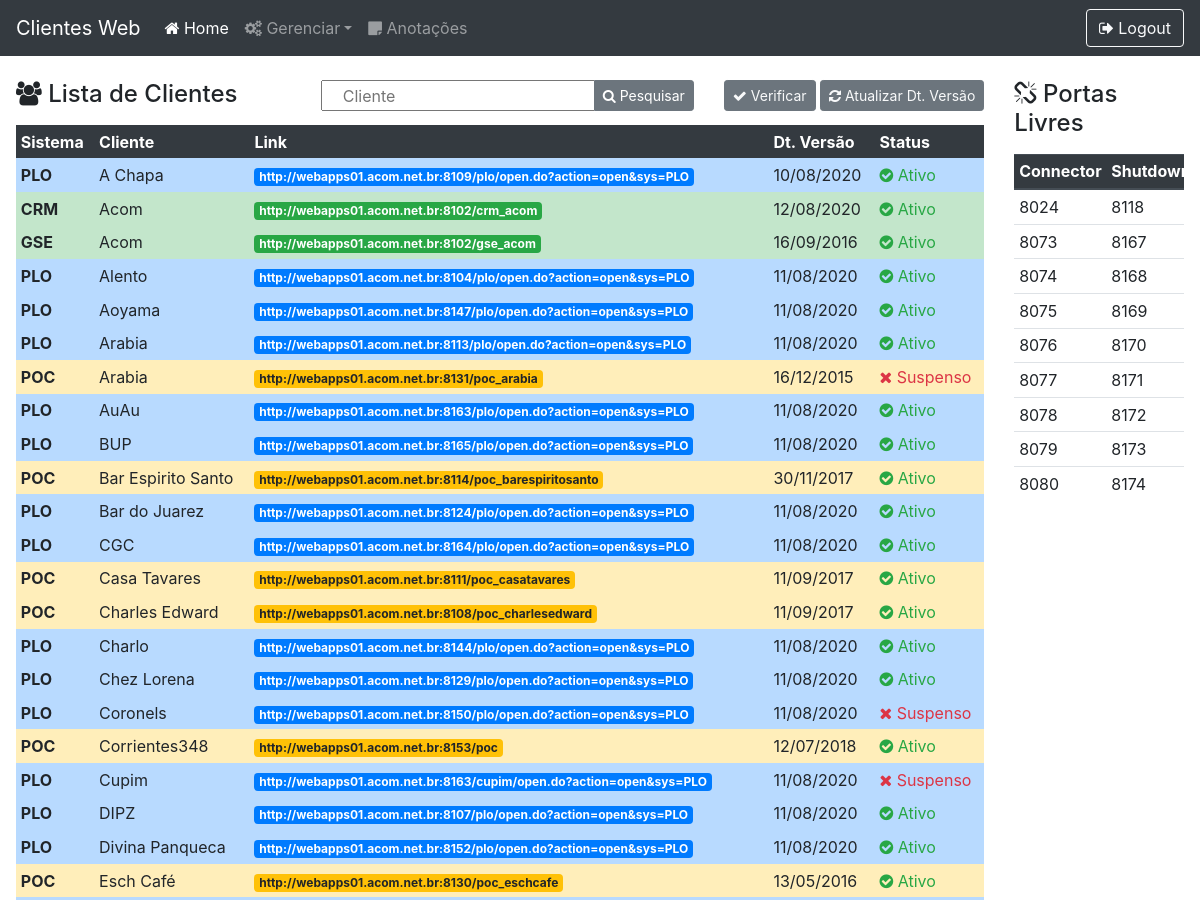
The app's page / (signed in, upper part), older data.
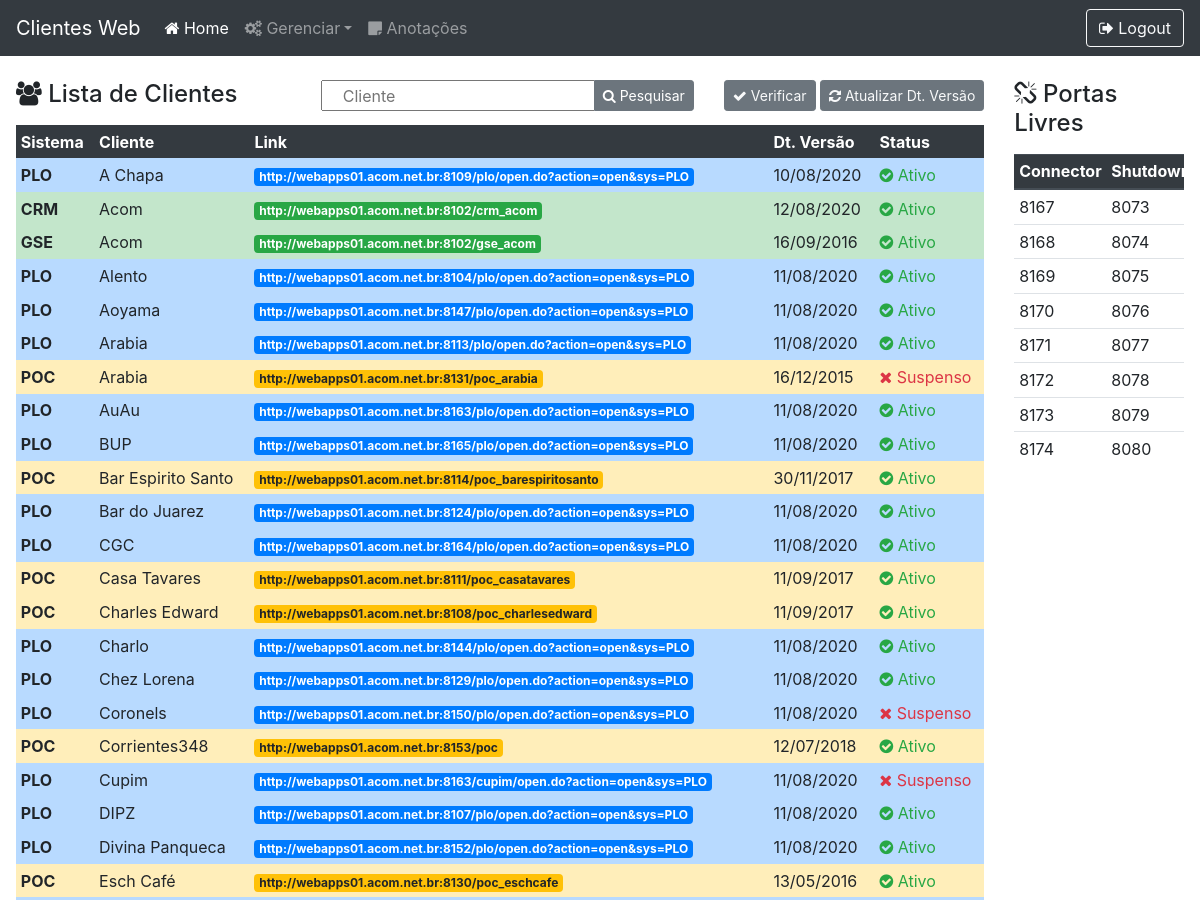
The same page, newer data.
### core/models.py (models this page shows, shortened)
class Client(models.Model):
    STATUS = (
        ("1", "Ativo"),
        ("2", "Suspenso"),
        ("3", "Com Erro")
    )
    name = models.CharField('Name', max_length=100)
    link = models.CharField('Link', max_length=100)
    port = models.ForeignKey(Port, on_delete=models.CASCADE, limit_choices_to={'status': 1})
    system = models.ForeignKey(System, on_delete=models.CASCADE, default=1)
    version = models.DateField('Version')
    status = models.CharField('Status', choices=STATUS, max_length=1, default='1')

class System(models.Model):
    initials = models.CharField('Initials', max_length=3)
    name = models.CharField('Name', max_length=100)

class Port(models.Model):
    STATUS = (
        (1, "Livre"),
        (2, "Em Uso")
    )
    connector = models.IntegerField('Connector Port')
    shutdown = models.IntegerField('Shutdown Port')
    status = models.IntegerField('Status', choices=STATUS, default=1)
    server = models.ForeignKey(Server, on_delete=models.CASCADE, null=True)

### core/views.py (the view)
# urls.py: path('', index, name='index'),
def index(request):
    if str(request.user) != 'AnonymousUser':
        context = {
            'clients': Client.objects.all().order_by('name'),
            'ports': Port.objects.filter(status=1).order_by('connector'),
            'form': SearchForm()
        }
        if str(request.method) == 'POST':
            context['form'] = SearchForm(request.POST)
            if context['form'].is_valid():
                search = context['form'].data['search']
                context['clients'] = Client.objects.filter(name__icontains=search).order_by('name')
                return render(request, 'index.html', context)
            else:
                return render(request, 'index.html', context)
        else:
            return render(request, 'index.html', context)
    else:
        return loginUser(request)

### core/forms.py
class SearchForm(forms.Form):
    search = forms.CharField(max_length=300, required=False, widget=forms.TextInput(attrs={'placeholder': 'Cliente'}))

### core/templatetags/custom_filters.py (called while the page is built)
@register.filter(name='addclass')
def addclass(value, arg):
    return value.as_widget(attrs={'class': arg})

### core/templates/index.html (shortened to what the changed rows need)
{% load static %}
{% load custom_filters %}
<!DOCTYPE html>
<html lang="pt-br">
<head>
    <link rel="stylesheet" href="{% static 'css/style.css' %}">
    <link rel="stylesheet" href="https://cdnjs.cloudflare.com/ajax/libs/font-awesome/4.7.0/css/font-awesome.min.css">
    <link rel="stylesheet" href="https://stackpath.bootstrapcdn.com/bootstrap/4.5.0/css/bootstrap.min.css">
</head>
<body>
    <div class="container-fluid p-3">
        <div class="row">
            <div class="col-lg-10">
                <div class="table-responsive">
                    <table class="table table-sm table-hover table-borderless">
                        <thead class="thead-dark">
                            <tr>
                                <th scope="col">Sistema</th>
                                <th scope="col">Cliente</th>
                                <th scope="col">Link</th>
                                <th scope="col">Dt. Versão</th>
                                <th scope="col">Status</th>
                            </tr>
                        </thead>
                        <tbody>
                            {% for client in clients %}
                                    {% if client.system.id == 5 %}   <tr class="table-primary" ondblclick="editClient({{ client.id }});">
                                    {% elif client.system.id == 6 %} <tr class="table-warning" ondblclick="editClient({{ client.id }});">
                                    {% else %}                       <tr class="table-success" ondblclick="editClient({{ client.id }});">
                                    {% endif %}
                                <td scope="row"><b>{{ client.system.initials }}</b></td>
                                        <td>{{ client.name }}</td>
                                        {% if client.system.id == 5 %}   <td><a target="_blank" class="badge badge-primary" href="{{ client.link }}">{{ client.link }}</a></td>
                                        {% elif client.system.id == 6 %} <td><a target="_blank" class="badge badge-warning" href="{{ client.link }}">{{ client.link }}</a></td>
                                        {% else %}                       <td><a target="_blank" class="badge badge-success" href="{{ client.link }}">{{ client.link }}</a></td>
                                        {% endif %}
                                        <td>{{ client.version|date:"d/m/Y" }}</td>
                                        {% if client.status == '1' %}
                                            <td class="text-success"><i class="fa fa-check-circle"></i> {{ client.get_status_display }}</td>
                                        {% else %}
                                            <td class="text-danger"><i class="fa fa-close"></i> {{ client.get_status_display }}</td>
                                        {% endif %}
                                </tr>
                            {% endfor %}
                        </tbody>
                    </table>
                </div>
            </div>
            <div class="col-lg">
                <div class="table-responsive">
                    <table class="table table-sm table-hover">
                        <thead class="thead-dark">
                            <tr>
                                <th scope="col">Connector</th>
                                <th scope="col">Shutdown</th>
                            </tr>
                        </thead>
                        <tbody>
                            {% for port in ports %}
                                <tr>
                                    <td scope="row">{{ port.connector }}</td>
                                    <td>{{ port.shutdown }}</td>
                                </tr>
                            {% endfor %}
                        </tbody>
                    </table>
                </div>
            </div>
        </div>
    </div>
</body>
</html>

Row changes from the older to the newer data that the page shows:
no longer on this page (row edited): Port: connector "8024", shutdown "8118"
changed Port (number 1 of 8 on the later page): connector "8073" → "8167"; shutdown "8167" → "8073"
changed Port (number 2 of 8 on the later page): connector "8074" → "8168"; shutdown "8168" → "8074"
changed Port (number 3 of 8 on the later page): connector "8075" → "8169"; shutdown "8169" → "8075"
changed Port (number 4 of 8 on the later page): connector "8076" → "8170"; shutdown "8170" → "8076"
changed Port (number 5 of 8 on the later page): connector "8077" → "8171"; shutdown "8171" → "8077"
changed Port (number 6 of 8 on the later page): connector "8078" → "8172"; shutdown "8172" → "8078"
changed Port (number 7 of 8 on the later page): connector "8079" → "8173"; shutdown "8173" → "8079"
changed Port (number 8 of 8 on the later page): connector "8080" → "8174"; shutdown "8174" → "8080"
